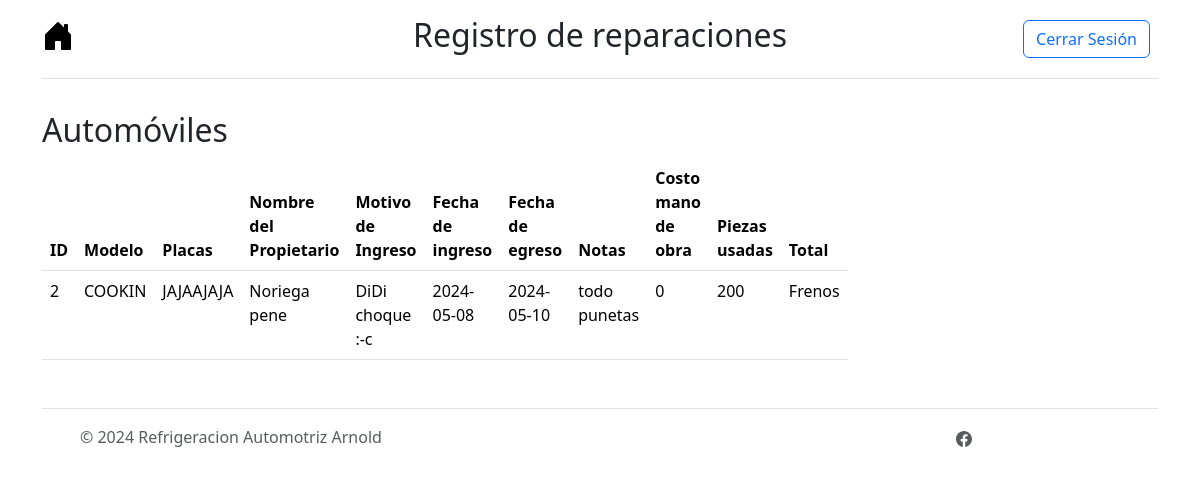
Before: /menu/reparaciones (signed in) with the older database file.
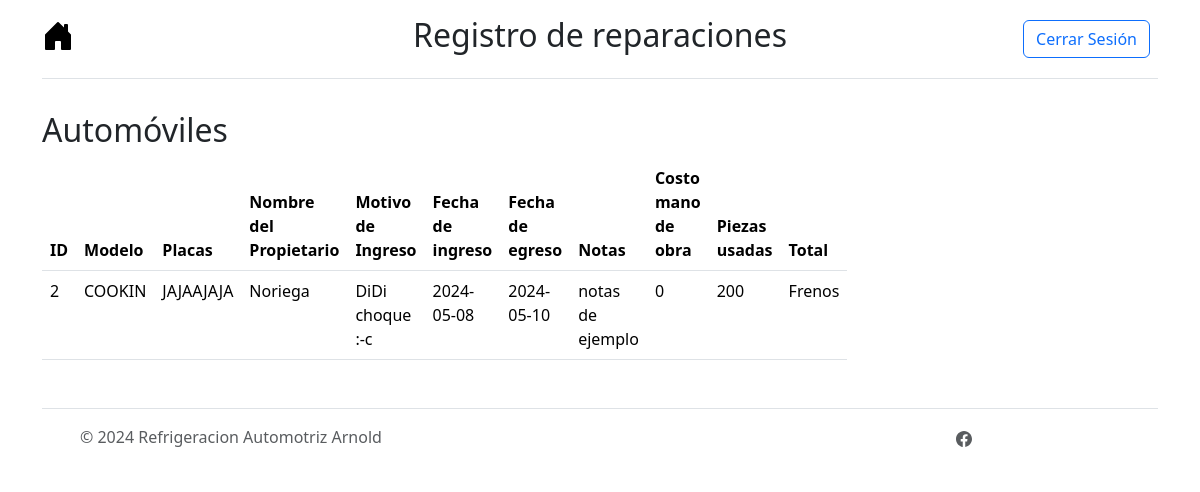
After: the same page with the newer database file.
### tables this page shows
CREATE TABLE Automoviles (IdAutomovil INTEGER PRIMARY KEY AUTOINCREMENT NOT NULL, Modelo TEXT (50) NOT NULL, Placas TEXT (25) NOT NULL, NombrePropietario TEXT (100) NOT NULL, MotivoIngreso TEXT (150) NOT NULL, FechaIngreso TEXT NOT NULL, FechaEgreso TEXT, Notas TEXT (255), Activo INTEGER NOT NULL, CostoManoObra INTEGER, PiezasUsadas TEXT, CostoTotal INTEGER);

### controller/controllers.py (the view)
@app.route("/menu/reparaciones")
@login_required
def registro_reparaciones():
    rows = SelectRegistroReparaciones()
    return render_template('menu_reparaciones.html', reparaciones=rows)

### controller/DBController.py (called while the page is built)
def SelectRegistroReparaciones():
    try:
        conn = sqlite3.connect("instance/arnold_autorefrigeraciones.db")
        c = conn.cursor()
        c.execute("SELECT * FROM Automoviles WHERE Activo = 0")
        rows = c.fetchall()
        conn.close()
        return rows
    except Exception as e:
        return str(e)

### controller/controllers.py (called while the page is built)
@login_manager.user_loader
def load_user(user_id):
    return db.get_or_404(Users, user_id)

### templates/menu_reparaciones.html
{% extends 'base.html' %}
{% block styling %}
  {{ super() }}
{% endblock %}
{% block nombre_menu %}Registro de reparaciones{% endblock %}
{% block content %}
<section class="py-2">
    <div class="container">
        <div class="row">
            <div class="col-md-6">
                <h2>Automóviles</h2>
                <table id="automoviles-table" class="table table-hover">
                    <thead>
                        <tr>
                            <th>ID</th>
                            <th>Modelo</th>
                            <th>Placas</th>
                            <th>Nombre del Propietario</th>
                            <th>Motivo de Ingreso</th>
                            <th>Fecha de ingreso</th>
                            <th>Fecha de egreso</th>
                            <th>Notas</th>
                            <th>Costo mano de obra</th>
                            <th>Piezas usadas</th>
                            <th>Total</th>
                        </tr>
                    </thead>
                    <tbody>
                        {% for reparacion in reparaciones %}
                        <tr>
                            <td>{{ reparacion[0] }}</td>
                            <td>{{ reparacion[1] }}</td>
                            <td>{{ reparacion[2] }}</td>
                            <td>{{ reparacion[3] }}</td>
                            <td>{{ reparacion[4] }}</td>
                            <td>{{ reparacion[5] }}</td>
                            <td>{{ reparacion[6] }}</td>
                            <td>{{ reparacion[7] }}</td>
                            <td>{{ reparacion[8] }}</td>
                            <td>{{ reparacion[9] }}</td>
                            <td>{{ reparacion[10] }}</td>
                        </tr>
                        {% endfor %}
                    </tbody>
                </table>
            </div>
        </div>
    </div>
</section>
{% endblock %}

Changed rows visible on the page:
changed Automoviles "COOKIN": NombrePropietario "Noriega pene" → "Noriega"; Notas "todo punetas" → "notas de ejemplo"
